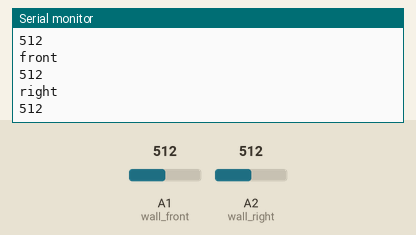
Simulated run of this sketch. Board: Arduino Uno, built with avr-gcc and run on an emulated ATmega328P. On the bench: the last lines printed to the serial monitor. The test bench sets the inputs (shaded band); at power-on: A1 (wall_front) = 512, A2 (wall_right) = 512.

Above: at 1.2 s.
1.3 s: A1 (wall_front) set to 716
At 1.81 s:
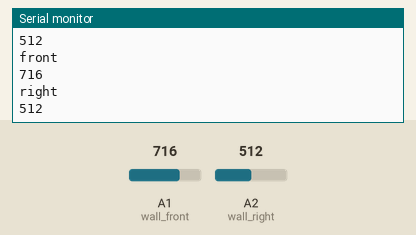
2.8 s: A2 (wall_right) set to 306
At 3.31 s:
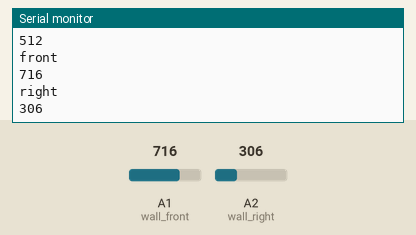
4.3 s: A2 (wall_right) set to 215
At 4.81 s:
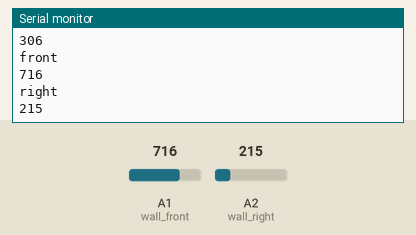
5.8 s: A1 (wall_front) set to 900
At 6.32 s:
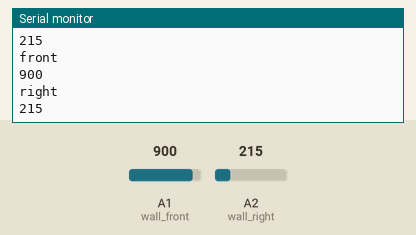
Timing chart, 0 to 8.3 s (numbered marks = the images above; inputs shaded):
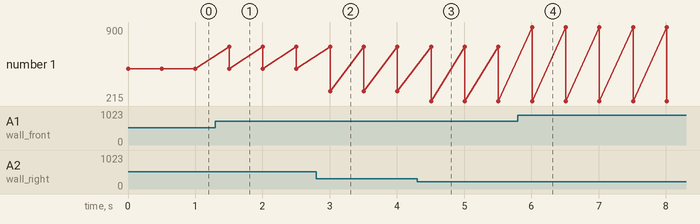

The sketch:

test_wall.ino
```cpp
int wall_front = A1;
int wall_right = A2;

void setup() {
  Serial.begin(115200);
  analogRead(wall_front);
  analogRead(wall_right);
}

void loop() {
  Serial.println("front");
  Serial.println(analogRead(wall_front));
  Serial.println("right");
  Serial.println(analogRead(wall_right));
  delay(500);

}

bool check_front() {
  if (analogRead(wall_front) > 225) { //then there is a wall
    return true;
  } else {
    return false;
  }
}

bool check_right() {
  if (analogRead(wall_right) > 225) { //then there is a wall
    return true;
  } else {
    return false;
  }
}
```

Measured:
- after the input at 1.3 s, the serial monitor: prints a new line after 0.20 s (image 1)
- after the input at 2.8 s, the serial monitor: prints a new line after 0.21 s (image 2)
- after the input at 4.3 s, the serial monitor: prints a new line after 0.21 s (image 3)
- after the input at 5.8 s, the serial monitor: prints a new line after 0.21 s (image 4)
- plotted number 1: 512 → 306 after the input at 2.8 s, 306 → 215 after the input at 4.3 s
